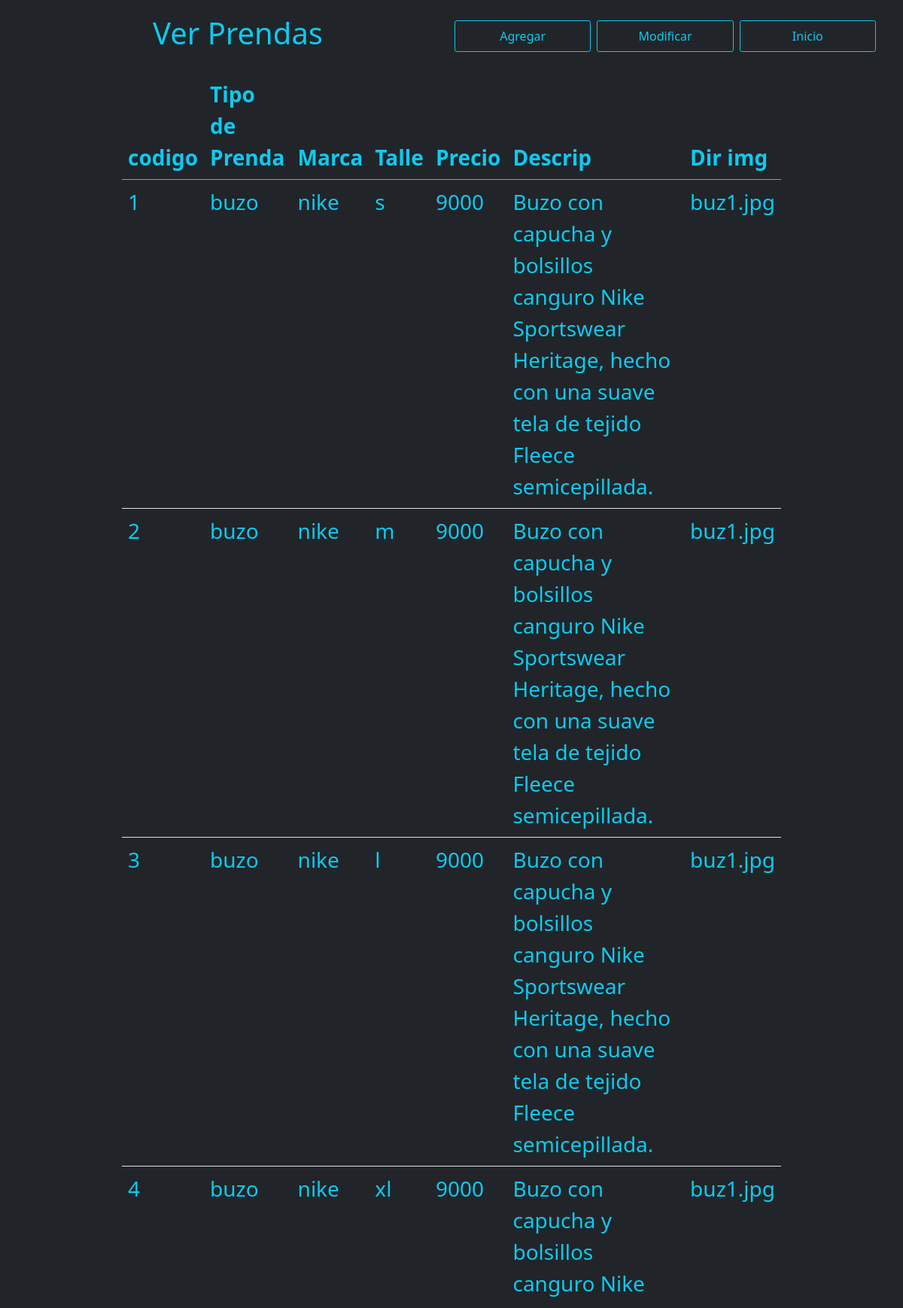
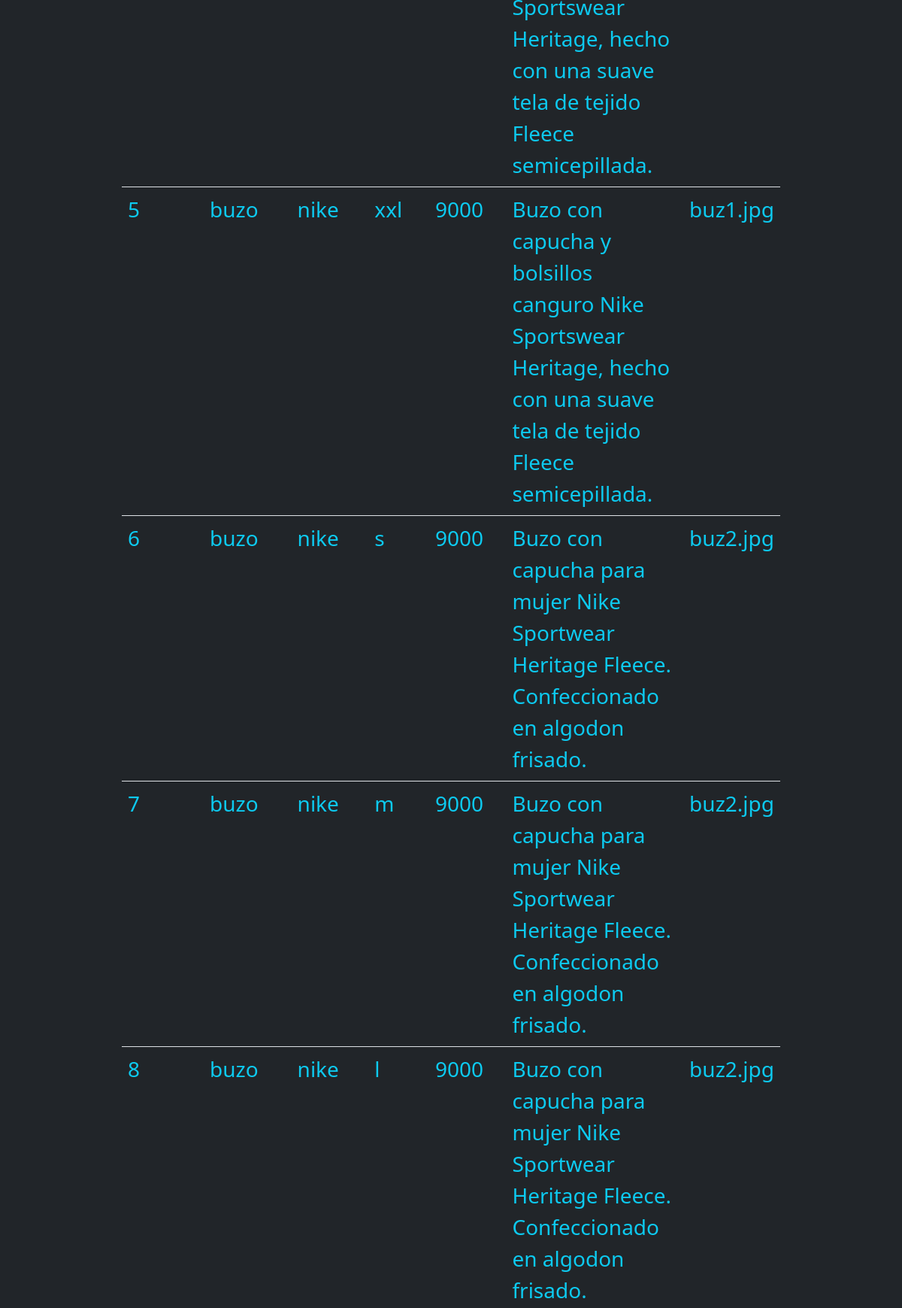
The app's page /listar.php (upper part) with its own data (2 pictures, top to bottom).
### tables this page shows
CREATE TABLE `ropa` (
  `id-ropa` int(11) NOT NULL,
  `tipo-prenda` varchar(45) NOT NULL,
  `marca` varchar(45) NOT NULL,
  `talle` varchar(10) NOT NULL,
  `precio` decimal(10,0) NOT NULL,
  `descripcion` varchar(250) NOT NULL,
  `direccionImagen` varchar(45) NOT NULL
);

### listar.php (the view, shortened to what this page needs)
<!DOCTYPE html>
<html lang="en">
<head>
     <link href="https://cdn.jsdelivr.net/npm/bootstrap@5.0.1/dist/css/bootstrap.min.css" rel="stylesheet">
</head>
<body class="bg-dark">
   <div class="container-fluid bg-dark">
   <div class="row p-3 m-1 text-center align-items-center">
            <div class="col-sm-6 h-100">
                <h1 class="text-info text-center w-100 h-100">Ver Prendas</h1>
            </div>
            <div class="col-sm-2 p-0">
                <div class="row m-1"> <a href="agregar.html" class="border border-info rounded-1  p-2 border border-info  text-decoration-none text-info w-100 h-100 text-center">Agregar</a></div>
            </div>
            <div class="col-sm-2 p-0">
                <div class="row m-1">
                    <a href="modificar.php" class="border border-info rounded-1 p-2 px-4 text-decoration-none text-info w-100 h-100 text-center">Modificar</a>
                </div>
            </div>
            <div class="col-sm-2 p-0">
                <div class="row m-1">
                    <a href="index.html" class="border border-info rounded-1 p-2 text-decoration-none text-info w-100 h-100 text-center">Inicio</a>
                </div>
            </div>
        </div>
<div class="row justify-content-center">
    <div class="col-sm-9">
<table class="table text-info fs-3">
  <thead>
    <tr>
      <th scope="col">codigo</th>
      <th scope="col">Tipo de Prenda</th>
      <th scope="col">Marca</th>
      <th scope="col">Talle</th>
      <th scope="col">Precio</th>
      <th scope="col">Descrip</th>
      <th scope="col">Dir img</th>
    </tr>
  </thead>
  <tbody >
  <?php
    $conexion= mysqli_connect("localhost","id17014916_potrerobd","PotreroBase1.0");
    $consulta="SELECT*FROM ropa";
    mysqli_select_db($conexion,"id17014916_potrero_backend");
    $datos= mysqli_query($conexion,$consulta);
    while ($reg=mysqli_fetch_array($datos)) { ?>
    <tr>
      <td><?php echo $reg['id-ropa'];?></td>
      <td><?php echo $reg['tipo-prenda']; ?></td>
      <td><?php echo $reg['marca']; ?></td>
      <td><?php echo $reg['talle']; ?></td>
      <td><?php echo $reg['precio']; ?></td>
      <td><?php echo $reg['descripcion']; ?></td>
      <td><?php echo $reg['direccionImagen']; ?></td>
    </tr>
    <?php } ?>
  </tbody>
</table>
</div>
</div>
    </div>
</body>
</html>

### records on screen
ropa: value "1", value "buzo", marca "nike", talle "s", precio "9000", descripcion "Buzo con capucha y bolsillos canguro Nike Sportswear Heritage, hecho con una suave tela de tejido Fleece semicepillada.", direccionImagen "buz1.jpg"
ropa: value "2", value "buzo", marca "nike", talle "m", precio "9000", descripcion "Buzo con capucha y bolsillos canguro Nike Sportswear Heritage, hecho con una suave tela de tejido Fleece semicepillada.", direccionImagen "buz1.jpg"
ropa: value "3", value "buzo", marca "nike", talle "l", precio "9000", descripcion "Buzo con capucha y bolsillos canguro Nike Sportswear Heritage, hecho con una suave tela de tejido Fleece semicepillada.", direccionImagen "buz1.jpg"
ropa: value "4", value "buzo", marca "nike", talle "xl", precio "9000", descripcion "Buzo con capucha y bolsillos canguro Nike Sportswear Heritage, hecho con una suave tela de tejido Fleece semicepillada.", direccionImagen "buz1.jpg"
ropa: value "5", value "buzo", marca "nike", talle "xxl", precio "9000", descripcion "Buzo con capucha y bolsillos canguro Nike Sportswear Heritage, hecho con una suave tela de tejido Fleece semicepillada.", direccionImagen "buz1.jpg"
ropa: value "6", value "buzo", marca "nike", talle "s", precio "9000", descripcion "Buzo con capucha para mujer Nike Sportwear Heritage Fleece. Confeccionado en algodon frisado.", direccionImagen "buz2.jpg"
ropa: value "7", value "buzo", marca "nike", talle "m", precio "9000", descripcion "Buzo con capucha para mujer Nike Sportwear Heritage Fleece. Confeccionado en algodon frisado.", direccionImagen "buz2.jpg"
ropa: value "8", value "buzo", marca "nike", talle "l", precio "9000", descripcion "Buzo con capucha para mujer Nike Sportwear Heritage Fleece. Confeccionado en algodon frisado.", direccionImagen "buz2.jpg"
